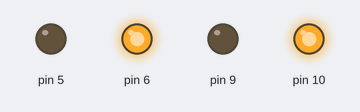
Simulated run of this sketch. Board: Arduino Uno, built with avr-gcc and run on an emulated ATmega328P. Shown: output pins drawn as LEDs (lit = HIGH).

Above: at 0.1 s.
Timing chart, 0 to 1.6 s (numbered marks = the images above):
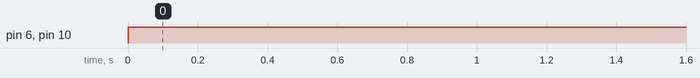

Measured:
- by itself, pin 6, pin 10: LOW → HIGH at 0.00 s

The sketch:

sketch.ino
```cpp
#include <Masaylo.h>
Masaylo m;

//no hay definiciones


void setup() {
  m.init(5,6,9,10);
}

void loop() {
  m.atras();

}
```
